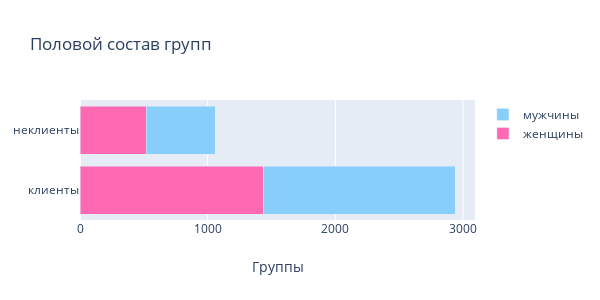

Notebook cell for this chart:
### Code cell
fig = go.Figure()
fig.add_trace(go.Bar(
    y=gender_grouped['Churn'],
    x=gender_grouped['Gender_0'],
    name='женщины', marker_color='#FF69B4',
    orientation='h'
   )
    )
fig.add_trace(go.Bar(
    y=gender_grouped['Churn'],
    x=gender_grouped['Gender_1'],
    name='мужчины', marker_color='#87CEFA', orientation='h')
    
    )

fig.update_layout(
    barmode='stack', 
    title_text = 'Половой состав групп', 
    autosize=False, width=600, height=300)
fig.update_xaxes(title_text='Группы')
fig.show()

### Figure 1 — Plotly figure (JSON) as saved in the notebook; plotly's stock layout.template omitted (floating-point values rounded to 4 significant figures)
{"data": [{"marker": {"color": "#FF69B4"}, "name": "женщины", "orientation": "h", "type": "bar", "x": [1440, 519], "y": ["клиенты", "неклиенты"]}, {"marker": {"color": "#87CEFA"}, "name": "мужчины", "orientation": "h", "type": "bar", "x": [1499, 542], "y": ["клиенты", "неклиенты"]}], "layout": {"autosize": false, "barmode": "stack", "height": 300, "title": {"text": "Половой состав групп"}, "width": 600, "xaxis": {"title": {"text": "Группы"}}}}
